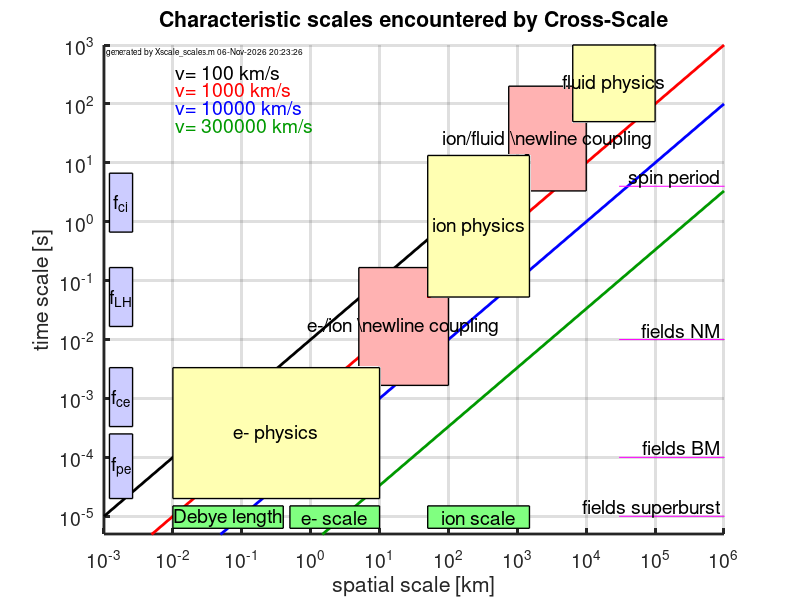

Reproduce this figure in MATLAB.
% plot figure showing typical temporal and spatial scales and doppler
% shifts for solar orbiter plasma conditions
function Xscale_scales
%NaturalConstants

f_range=[1e-3 2e5];t_range=fliplr(1./f_range); % frequencies in Hz
l_range=[1e-3 1e6]; % wave length in km 
l_inv_range=fliplr(1./l_range); % inverse wave length
l_deb_range=[10e-3 400e-3]; l_inv_deb_range=fliplr(1./l_deb_range);
l_erho_range=[.5 10]; l_inv_erho_range=fliplr(1./l_erho_range);
l_rho_range=[50 1500]; l_inv_rho_range=fliplr(1./l_rho_range);
f_cp_range=[.15 1.5];t_cp_range=1./f_cp_range; % H+ gyrofrequency
f_ce_range=[300 3e3];t_ce_range=1./f_ce_range; % H+ gyrofrequency
f_pe_range=[4e3 50e3];t_pe_range=1./f_pe_range; % H+ gyrofrequency
f_lh_range=40*f_cp_range; t_lh_range=1./f_lh_range; % lower hybrid freq
v=[100 1000 1e4 3e5]; % velocity lines in km/s

figure(1);clf;
h=subplot(1,1,1);
set(gca,'xscale','log','xlim',l_range);
set(gca,'yscale','log','ylim',t_range);
color_order=[0 0 0;1 0 0;0 0 1;0 0.6 0; 1 0 1];
set(gca,'linewidth',2,'MinorGridLineStyle','none','FontSize',14, ...
    'ColorOrder',color_order);
grid on;hold on;
f_v_doppler_lines=repmat(l_range,length(v),1);
f_v_doppler_lines(:,1)=1./f_v_doppler_lines(:,1).*v';
f_v_doppler_lines(:,2)=1./f_v_doppler_lines(:,2).*v';
hp=plot(l_range,1./f_v_doppler_lines);
set(hp,'linewidth',2);
ylabel('time scale [s]');
xlabel('spatial scale [km]');
for jj=1:length(v);
    ttt=['v= ' num2str(v(jj)) ' km/s'];
    ht=text(l_range(1)*11,t_range(2)*0.95*0.5^jj,ttt);
    set(ht,'FontSize',14,'VerticalAlignment','top','Color',color_order(jj,:));
end

% info line
ht=text(l_range(1)*1.1,t_range(2)*0.95,['generated by Xscale\_scales.m ' datestr(now)] );
set(ht,'fontsize',6,'horizontalalignment','left','verticalalignment','top');

% RPW instrument sampling scales
f_spin=0.25;t_spin=4; % spin frequency and period
line(l_range(2)*[0.03 11], [t_spin t_spin])
ht=text(l_range(2)*0.9,t_spin*1.1,'spin period');
set(ht,'fontsize',14,'horizontalalignment','right','verticalalignment','baseline');

f=100;tt=1/f; % frequency 
line(l_range(2)*[0.03 11], [tt tt])
ht=text(l_range(2)*0.9,tt*1.1,'fields NM');
set(ht,'fontsize',14,'horizontalalignment','right','verticalalignment','baseline');

f=10000;tt=1/f; % spin frequency 
line(l_range(2)*[0.03 11], [tt tt])
ht=text(l_range(2)*0.9,tt*1.1,'fields BM');
set(ht,'fontsize',14,'horizontalalignment','right','verticalalignment','baseline');

f=100e3;tt=1/f; % spin frequency 
line(l_range(2)*[0.03 11], [tt tt])
ht=text(l_range(2)*0.9,tt*1.1,'fields superburst');
set(ht,'fontsize',14,'horizontalalignment','right','verticalalignment','baseline');

[hp,ht]=text_square(l_rho_range,t_range(1)*[1.25 3],1,[0.5 1 0.5],'ion scale');
[hp,ht]=text_square(l_erho_range,t_range(1)*[1.25 3],1,[0.5 1 0.5],'e- scale');
[hp,ht]=text_square(l_deb_range,t_range(1)*[1.25 3],1,[0.5 1 0.5],'Debye length');

[hp,ht]=text_square(l_range(1)*[1.2 2.6],t_cp_range,1,[0.8 0.8 1],'f_{ci}');
[hp,ht]=text_square(l_range(1)*[1.2 2.6],t_lh_range,1,[0.8 0.8 1],'f_{LH}');
[hp,ht]=text_square(l_range(1)*[1.2 2.6],t_ce_range,1,[0.8 0.8 1],'f_{ce}');
[hp,ht]=text_square(l_range(1)*[1.2 2.6],t_pe_range,1,[0.8 0.8 1],'f_{pe}');

[hp,ht]=text_square([l_deb_range(1) l_erho_range(2)],[t_pe_range(2) t_ce_range(1)],1,[1 1 0.7],'e- physics');
[hp,ht]=text_square([l_rho_range(1) l_rho_range(2)],[sqrt(t_lh_range(1)*t_lh_range(2)) t_cp_range(1)*2],1,[1 1 0.7],'ion physics');
[hp,ht]=text_square([6.372e3 1e5],[50 1000],1,[1 1 0.7],'fluid physics');

[hp,ht]=text_square([l_erho_range(2)/2 l_rho_range(1)*2],[t_ce_range(1)/2 t_lh_range(1)],0.5,[1 0.7 0.7],'e-/ion \newline coupling');
[hp,ht]=text_square([l_rho_range(2)/2 1e4],[t_cp_range(1)/2 200],0.5,[1 0.7 0.7],'ion/fluid \newline coupling');


title('Characteristic scales encountered by Cross-Scale');

% -----------------------------------------
function [hp,ht]=text_square(xint,yint,z,color,textit)
hp=patch([xint(1) xint(2) xint(2) xint(1)], [yint(1) yint(1) yint(2) yint(2)],[z z z z], color);
set(hp,'FaceAlpha',1,'LineWidth',1)
ht=text(sqrt(xint(1)*xint(2)),sqrt(yint(1)*yint(2)),z,textit);
set(ht,'fontsize',14,'HorizontalAlignment','center','VerticalAlignment','middle');
end
end
